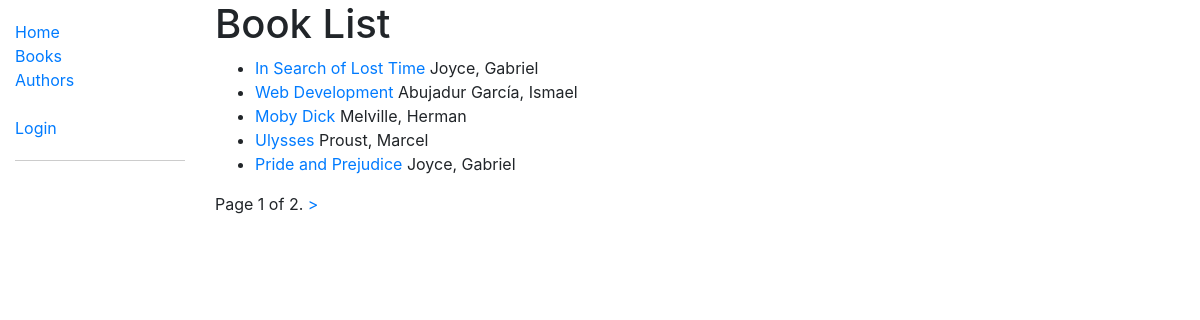
/catalog/books/, run on the app's committed database.
### catalog/models.py (models this page shows, shortened)
class Book(models.Model):
    title = models.CharField(max_length=200)
    author = models.ForeignKey('Author', on_delete=models.SET_NULL, null=True)
    summary = models.TextField(
        max_length=1000, help_text='Enter a brief description of the book')
    isbn = models.CharField(
        'ISBN', max_length=13, help_text='13 Character <a href="https://www.isbn-international.org/content/what-isbn">ISBN number</a>')
    language = models.ForeignKey(
        'Language', on_delete=models.SET_NULL, null=True)
    genre = models.ManyToManyField(
        Genre, help_text='Select a genre for this book')
    def get_absolute_url(self):
        return reverse('book-detail', args=[str(self.id)])
    def display_genre(self):
        return ', '.join(genre.name for genre in self.genre.all()[:3])
    display_genre.short_description = 'Genre'

class Author(models.Model):
    first_name = models.CharField(max_length=100)
    last_name = models.CharField(max_length=100)
    date_of_birth = models.DateField(null=True, blank=True)
    date_of_death = models.DateField('died', null=True, blank=True)
    class Meta:
        ordering = ['last_name', 'first_name']
    def __str__(self):
        return f'{self.last_name}, {self.first_name}'

### catalog/views.py (the view)
# urls.py: path('books/', views.BookListView.as_view(), name='books'),
class BookListView(generic.ListView):
    model = Book
    paginate_by = 5

### catalog/templates/catalog/book_list.html (shortened to what this page needs)
{% extends "base_generic.html" %} {% block content %}
<h1>Book List</h1>
{% if book_list %}
<ul>
  {% for book in book_list %}
  <li>
    <a href="{{book.get_absolute_url}}">{{book.title}}</a>
    <a hrf="{% url 'author-detail' book.author.pk %}"> {{book.author}}</a>
  </li>
  {% endfor %}
</ul>
{% else %}
<p>There are no books in the library.</p>
{% endif %} {% endblock %}

### data on the page
Book: title "In Search of Lost Time", author "Joyce, Gabriel"
Book: title "Web Development", author "Abujadur García, Ismael"
Book: title "Moby Dick", author "Melville, Herman"
Book: title "Ulysses", author "Proust, Marcel"
Book: title "Pride and Prejudice", author "Joyce, Gabriel"

### other printed values
{{ page_obj.number }} "1"
{{ page_obj.paginator.num_pages }} "2"
